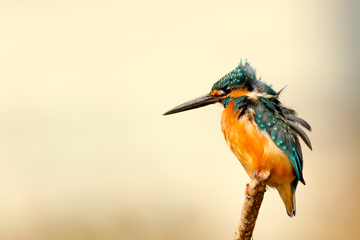
#> input picture data/images/kingfisher-1905255_640.jpg, 360 x 240 px
$ jupyter execute sandbox_gabor.ipynb
#> lines starting #> are read from the running program, lines starting #| are printed output that depends on the picture
# Gabor Activation

[cell 1]
import itertools, cv2
import numpy as np
import matplotlib.pyplot as plt
import PIL.Image, math

---

### FILTERS

[cell 2]
def gabor_filter(sigma_x, sigma_y, deg, samples=20, k=2, min=-5, max=5):
    gradient = np.linspace(min, max, samples)
    X, Y = np.meshgrid(gradient, gradient)

    rad = np.deg2rad(deg)
    X = X * np.cos(rad) - Y * np.sin(rad)
    Y = X * np.sin(rad) + Y * np.cos(rad)

    C = 1 / (2 * math.pi * sigma_x * sigma_y)
    z = C * np.exp(-(X**2) / (2 * sigma_x**2) - (Y**2) / (2 * sigma_y**2))
    gabor = np.cos(X * k) * z
    return gabor

[cell 3]
n = 72
row = 8
col = int(n/row)
step = int(360/n)

sigma_x = 1
sigma_y = 2

plt.figure(figsize=(18,16))
for i in range(n):
    kernel = gabor_filter(sigma_x, sigma_y, i*step)
    plt.subplot(row,col,i+1)
    plt.imshow(kernel, cmap='gray')
    plt.title('Angle: ' + str(i*step))
    plt.axis('off')

plt.tight_layout()
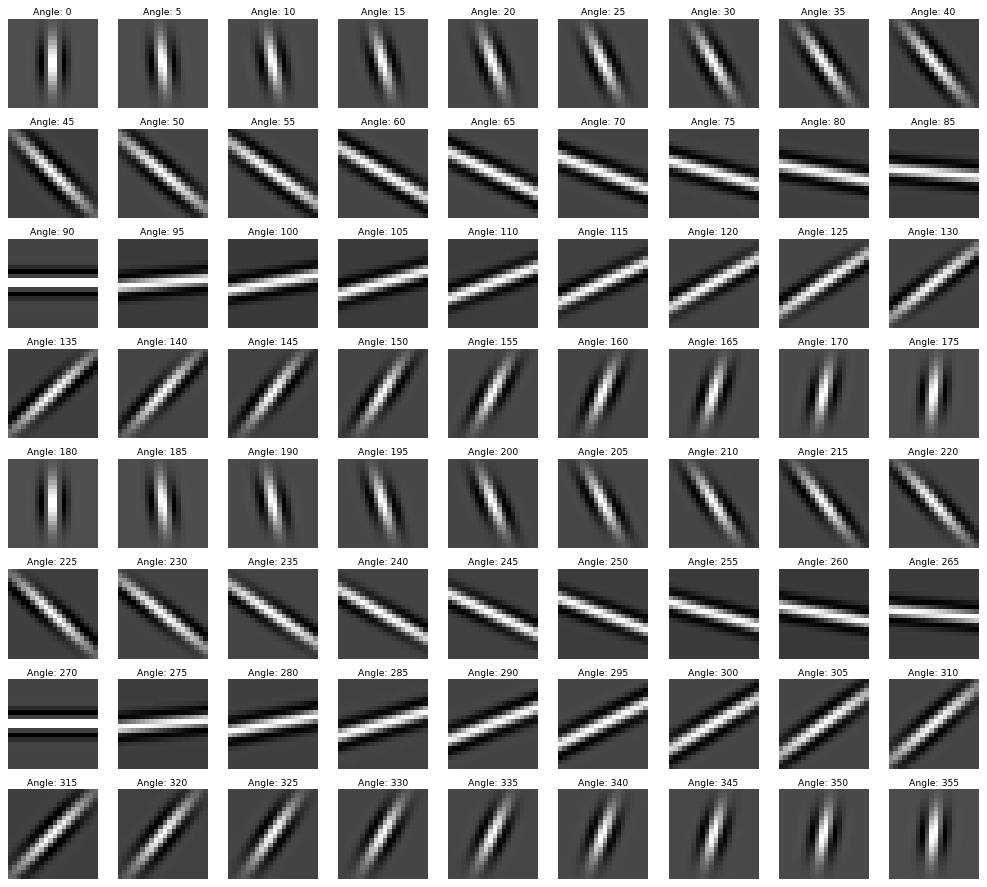
#> figure drawn by matplotlib, 72 panels

---

### ACTIVATIONS

[cell 4]
FILENAME = "../data/images/kingfisher-1905255_640.jpg"

[cell 5]
img = PIL.Image.open(FILENAME).convert('L')
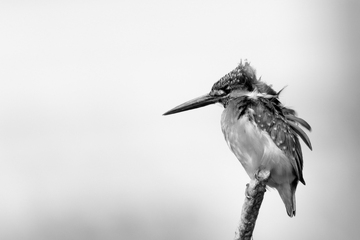
#> img: PIL image 360x240 L; min 0, max 252, mean 214.3
img = np.array(img, dtype=float) / np.max(img)
#> img: shape (240, 360) float64
plt.imshow(img, 'gray')
print(img.shape), plt.tight_layout()
#| (240, 360)

[cell 6]
angle = 0
kernel = gabor_filter(sigma_x, sigma_y, angle)

[cell 7]
h, w = img.shape
#> h = 240; w = 360
step = np.size(kernel, 0)

pad = int(np.ceil(step/2))
pad_im = np.pad(img, pad, mode='constant', constant_values=0)
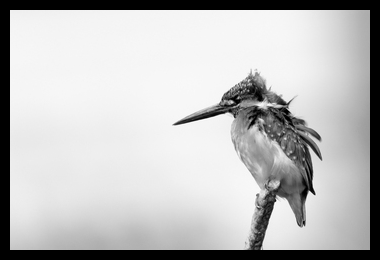
#> pad_im: shape (260, 380) float64; min 0, max 1, mean 0.744

[pad_h, pad_w] = pad_im.shape
#> pad_h = 260; pad_w = 380
features = np.zeros_like(pad_im)

for i in range(1,pad_w-step):
    for j in range(1, pad_h-step):
        patch = pad_im[j:j+step,i:i+step]
        conv = patch * kernel
        rate = np.sum(conv)
        if rate <= 0:
            rate = 0
        features[int(j+(step/2)),int(i+(step/2))] = rate
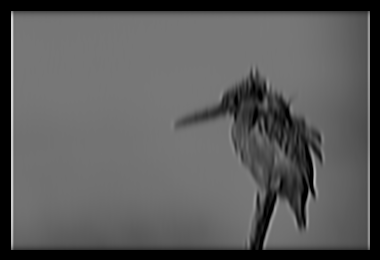
#> features: shape (260, 380) float64; min 0, max 0.843, mean 0.358

[cell 8]
plt.figure(figsize=(15,10))
plt.imshow(features, 'gray')
plt.tight_layout()

[cell 9]
plt.figure(figsize=(25,10))
plt.subplot(1,2,1)
plt.imshow(kernel, 'gray')
plt.title('Kernel')
plt.subplot(1,2,2)
plt.imshow(features, 'gray')
plt.title('Activation Map')
plt.colorbar()
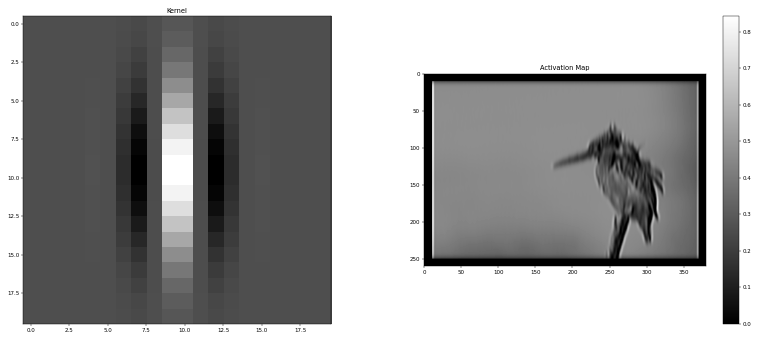
#> figure drawn by matplotlib, 3 panels
